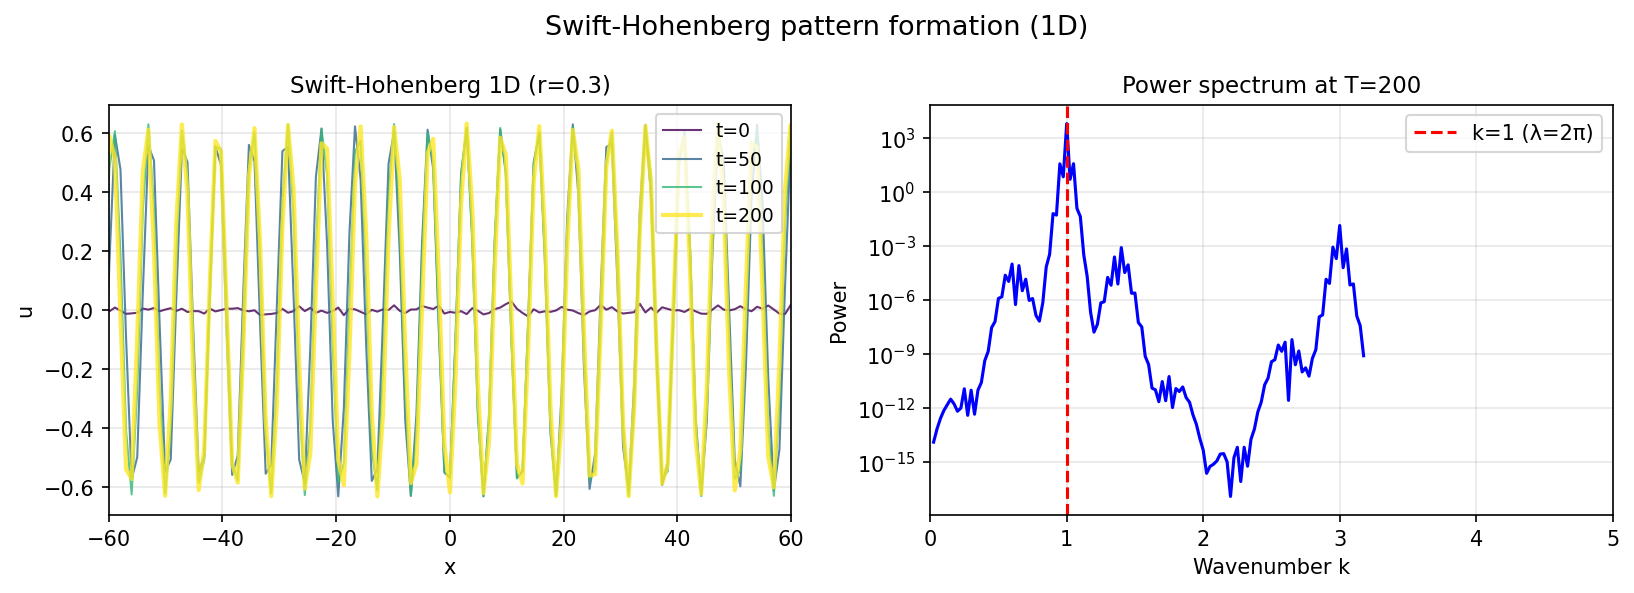

Recreate this plot in Python.
"""Swift-Hohenberg equation in 2D.

Documents the Swift-Hohenberg PDE:
  u_t = r*u - (1 + Delta)^2*u - u^3

which models pattern formation in convection rolls,
following pde/SwiftHohenberg.m by Hadrien Montanelli (May 2017).

NOTE: The full 2D computation requires spin2. This file provides
the 1D version and documents the 2D equations.

Original MATLAB: https://www.chebfun.org/examples/pde/SwiftHohenberg.html
"""

import matplotlib
matplotlib.use("Agg")
import matplotlib.pyplot as plt
import numpy as np
import os


def run():
    print("=" * 60)
    print("Swift-Hohenberg equation (1D demo)")
    print("=" * 60)

    print("\nNOTE: Full 2D SH requires spin2. Showing 1D dynamics.")
    print("1D SH: u_t = r*u - (1 + d^2/dx^2)^2*u - u^3")

    # Parameter r controls instability. r > 0 leads to pattern formation.
    r = 0.3
    N = 256
    L_dom = 4 * np.pi * 20  # large domain to see multiple rolls
    x = np.linspace(-L_dom / 2, L_dom / 2, N, endpoint=False)
    dx = L_dom / N
    k = np.fft.fftfreq(N, d=dx) * 2 * np.pi

    # Linear operator in Fourier space:
    # (1 + d^2/dx^2)^2 → (1 - k^2)^2 in Fourier
    # u_t = r*u - (1-k^2)^2*u - u^3
    # Linear: L = r - (1-k^2)^2
    L_hat = r - (1.0 - k**2)**2

    # Initial condition: small random noise
    rng = np.random.default_rng(42)
    u0 = 0.01 * rng.standard_normal(N)

    # ETDRK2
    T = 200.0
    dt = 0.5
    nsteps = int(T / dt)

    E = np.exp(L_hat * dt)
    E2 = np.exp(L_hat * dt / 2)
    phi_half = np.where(np.abs(L_hat) < 1e-10,
                        dt / 2 * np.ones_like(L_hat),
                        (E2 - 1) / L_hat)
    phi_full = np.where(np.abs(L_hat) < 1e-10,
                        dt * np.ones_like(L_hat),
                        (E - 1) / L_hat)

    def nonlin_sh(u):
        return -u**3

    u = u0.copy()
    history = [(0.0, u.copy())]
    t_cur = 0.0
    record_T = set([50.0, 100.0, 200.0])

    for step in range(nsteps):
        Nu = nonlin_sh(u)
        u_hat = np.fft.fft(u)
        a_hat = E2 * u_hat + phi_half * np.fft.fft(Nu)
        a = np.real(np.fft.ifft(a_hat))
        Na = nonlin_sh(a)
        u_hat = E * u_hat + (phi_full / 2) * (np.fft.fft(Nu) + np.fft.fft(Na))
        u = np.real(np.fft.ifft(u_hat))
        t_cur += dt
        t_r = round(t_cur, 2)
        if t_r in record_T:
            history.append((t_cur, u.copy()))
            record_T.discard(t_r)

    print(f"\nAfter T={T}:")
    print(f"  max|u| = {np.max(np.abs(u)):.4f} (expected ≈ {np.sqrt(r):.4f} for saturation)")
    print(f"  Pattern: rolls with wavelength ≈ 2π")

    # Check amplitude is near the expected equilibrium amplitude sqrt(r)
    expected_amp = np.sqrt(r)
    actual_amp = np.max(np.abs(u))
    print(f"  Expected saturation: {expected_amp:.4f}, actual: {actual_amp:.4f}")

    # Check we have a periodic pattern
    u_hat_final = np.abs(np.fft.fft(u))
    # Peak should be near k=1 (wavelength 2pi)
    k_peak_idx = np.argmax(u_hat_final[1:N//2]) + 1
    k_peak = np.abs(k[k_peak_idx])
    wavelength_peak = 2 * np.pi / k_peak
    print(f"  Dominant wavelength: {wavelength_peak:.3f} (expected ≈ 2π = {2*np.pi:.3f})")
    assert abs(wavelength_peak - 2 * np.pi) < 3.0, "Wavelength far from 2π"

    # --- Plot ---
    _here = os.path.dirname(os.path.abspath(__file__))
    fig, axes = plt.subplots(1, 2, figsize=(11, 4))

    colors = plt.cm.viridis(np.linspace(0, 1, len(history)))
    for i, (t, u_h) in enumerate(history):
        lw = 2 if i == len(history) - 1 else 1
        axes[0].plot(x, u_h, color=colors[i], linewidth=lw,
                     label=f't={t:.0f}', alpha=0.8)
    axes[0].set_title(f"Swift-Hohenberg 1D (r={r})", fontsize=11)
    axes[0].set_xlabel("x"); axes[0].set_ylabel("u")
    axes[0].legend(fontsize=9); axes[0].grid(True, alpha=0.3)
    axes[0].set_xlim([-60, 60])

    # Power spectrum
    k_pos = k[1:N//2]
    power = u_hat_final[1:N//2]**2
    axes[1].semilogy(k_pos, power, 'b-', linewidth=1.5)
    axes[1].axvline(1.0, color='r', linestyle='--', label='k=1 (λ=2π)')
    axes[1].set_title("Power spectrum at T=200", fontsize=11)
    axes[1].set_xlabel("Wavenumber k"); axes[1].set_ylabel("Power")
    axes[1].legend(); axes[1].grid(True, alpha=0.3)
    axes[1].set_xlim([0, 5])

    fig.suptitle("Swift-Hohenberg pattern formation (1D)", fontsize=13)
    fig.tight_layout()
    fig.savefig(os.path.join(_here, "swift_hohenberg_2d.png"), dpi=150, bbox_inches="tight")
    plt.close(fig)

    print("\nAll checks passed.")
    return True


if __name__ == "__main__":
    run()
